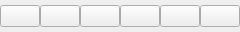
<?xml version="1.0" encoding="UTF-8"?>
<ui version="4.0">
 <class>QVCRWidget</class>
 <widget class="QWidget" name="QVCRWidget">
  <property name="geometry">
   <rect>
    <x>0</x>
    <y>0</y>
    <width>228</width>
    <height>32</height>
   </rect>
  </property>
  <property name="windowTitle">
   <string>Play Controls</string>
  </property>
  <layout class="QHBoxLayout">
   <property name="spacing">
    <number>0</number>
   </property>
   <property name="margin">
    <number>0</number>
   </property>
   <item>
    <widget class="QPushButton" name="firstButton">
     <property name="sizePolicy">
      <sizepolicy hsizetype="Minimum" vsizetype="Fixed">
       <horstretch>1</horstretch>
       <verstretch>0</verstretch>
      </sizepolicy>
     </property>
     <property name="toolTip">
      <string>First Frame</string>
     </property>
     <property name="text">
      <string/>
     </property>
     <property name="icon">
      <iconset resource="Icons/FamFamFamIcons.qrc">
       <normaloff>:/icons/control_start_blue.png</normaloff>:/icons/control_start_blue.png</iconset>
     </property>
    </widget>
   </item>
   <item>
    <widget class="QPushButton" name="backButton">
     <property name="sizePolicy">
      <sizepolicy hsizetype="Minimum" vsizetype="Fixed">
       <horstretch>1</horstretch>
       <verstretch>0</verstretch>
      </sizepolicy>
     </property>
     <property name="toolTip">
      <string>Previous Frame</string>
     </property>
     <property name="text">
      <string/>
     </property>
     <property name="icon">
      <iconset resource="Icons/FamFamFamIcons.qrc">
       <normaloff>:/icons/control_rewind_blue.png</normaloff>:/icons/control_rewind_blue.png</iconset>
     </property>
    </widget>
   </item>
   <item>
    <widget class="QPushButton" name="playButton">
     <property name="sizePolicy">
      <sizepolicy hsizetype="Minimum" vsizetype="Fixed">
       <horstretch>3</horstretch>
       <verstretch>0</verstretch>
      </sizepolicy>
     </property>
     <property name="toolTip">
      <string>Play</string>
     </property>
     <property name="text">
      <string/>
     </property>
     <property name="icon">
      <iconset resource="Icons/FamFamFamIcons.qrc">
       <normaloff>:/icons/control_play_blue.png</normaloff>:/icons/control_play_blue.png</iconset>
     </property>
    </widget>
   </item>
   <item>
    <widget class="QPushButton" name="pauseButton">
     <property name="sizePolicy">
      <sizepolicy hsizetype="Minimum" vsizetype="Fixed">
       <horstretch>2</horstretch>
       <verstretch>0</verstretch>
      </sizepolicy>
     </property>
     <property name="toolTip">
      <string>Pause</string>
     </property>
     <property name="text">
      <string/>
     </property>
     <property name="icon">
      <iconset resource="Icons/FamFamFamIcons.qrc">
       <normaloff>:/icons/control_pause_blue.png</normaloff>:/icons/control_pause_blue.png</iconset>
     </property>
    </widget>
   </item>
   <item>
    <widget class="QPushButton" name="forwardButton">
     <property name="sizePolicy">
      <sizepolicy hsizetype="Minimum" vsizetype="Fixed">
       <horstretch>1</horstretch>
       <verstretch>0</verstretch>
      </sizepolicy>
     </property>
     <property name="toolTip">
      <string>Next Frame</string>
     </property>
     <property name="text">
      <string/>
     </property>
     <property name="icon">
      <iconset resource="Icons/FamFamFamIcons.qrc">
       <normaloff>:/icons/control_fastforward_blue.png</normaloff>:/icons/control_fastforward_blue.png</iconset>
     </property>
    </widget>
   </item>
   <item>
    <widget class="QPushButton" name="lastButton">
     <property name="sizePolicy">
      <sizepolicy hsizetype="Minimum" vsizetype="Fixed">
       <horstretch>1</horstretch>
       <verstretch>0</verstretch>
      </sizepolicy>
     </property>
     <property name="toolTip">
      <string>Last Frame</string>
     </property>
     <property name="text">
      <string/>
     </property>
     <property name="icon">
      <iconset resource="Icons/FamFamFamIcons.qrc">
       <normaloff>:/icons/control_end_blue.png</normaloff>:/icons/control_end_blue.png</iconset>
     </property>
    </widget>
   </item>
  </layout>
 </widget>
 <resources>
  <include location="Icons/FamFamFamIcons.qrc"/>
  <include location="../../Applications/Icons/vtkSNLIcons.qrc"/>
 </resources>
 <connections/>
</ui>
